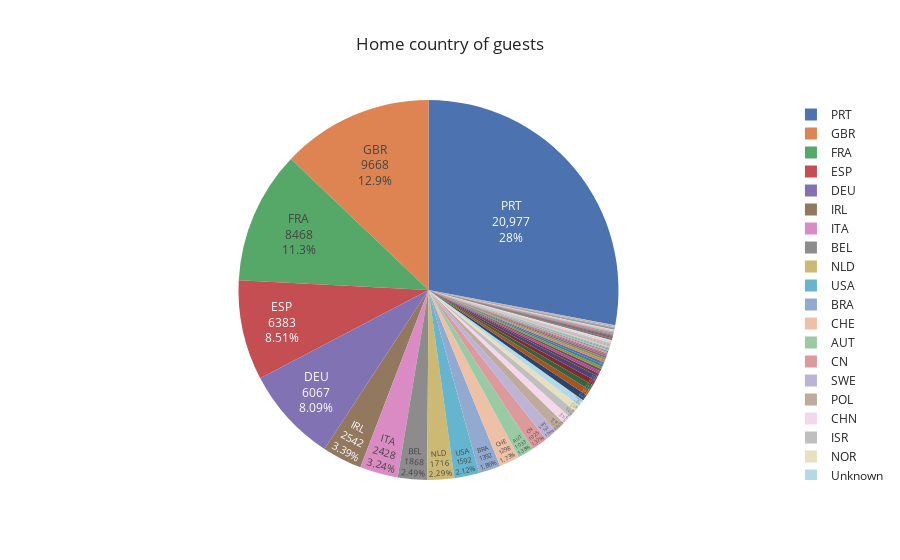

This figure's notebook cell:
### Markdown cell above
- plotly.express 표현하기
- 추가 레이아웃 꾸미는 건 update_traces로!

### Code cell
# pie graph 로 나타내보기
# plotly로 나타내기
fig = px.pie(country_count, values='number of guests',
      names='country', title='Home country of guests',
      template='seaborn')
# 추가적인 레이아웃 꾸미기는 update_traces로!
fig.update_traces(textposition='inside',
                 textinfo='value+percent+label')
fig.show()

### Figure 1 — Plotly figure (JSON) as saved in the notebook; plotly's stock layout.template omitted (floating-point values rounded to 4 significant figures; data arrays with more than 128 entries replaced by an {"elided": "..."} marker saying what was removed)
{"data": [{"domain": {"x": [0, 1], "y": [0, 1]}, "hovertemplate": "country=%{label}<br>number of guests=%{value}<extra></extra>", "labels": {"elided": "166 str values"}, "legendgroup": "", "name": "", "showlegend": true, "textinfo": "value+percent+label", "textposition": "inside", "type": "pie", "values": {"elided": "166 int values"}}], "layout": {"legend": {"tracegroupgap": 0}, "title": {"text": "Home country of guests"}}}
